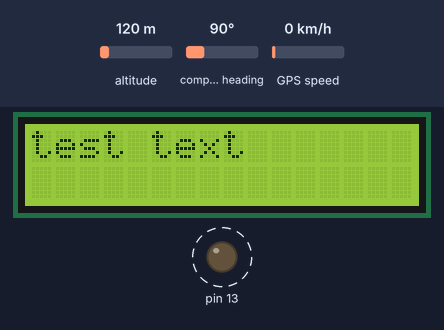
This sketch was run on a simulated Arduino Uno, built with avr-gcc and run on an emulated ATmega328P. Shown: 16×2 character LCD, output pins drawn as LEDs (lit = HIGH). Dashed ring = blinking. Inputs (shaded band) come from the test bench; at power-on: altitude 120 m, compass heading 90°, GPS speed 0 km/h. The GPS gets a fix after 3 s at 37.7749, -122.4194 with 8 satellites; what the sketch prints to the serial monitor is not drawn.

Above: at 0.1 s.
At 2.1 s:
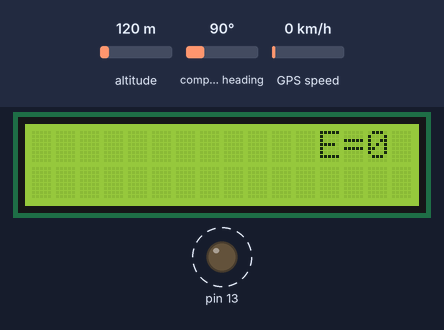
At 37.4 s:
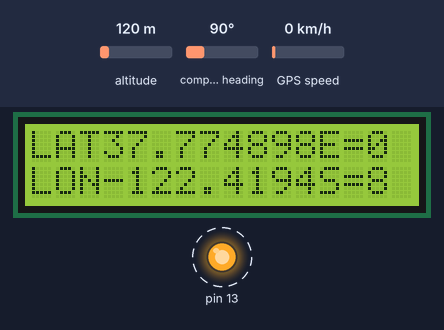
Timing chart, 0 to 40.0 s (numbered marks = the images above):
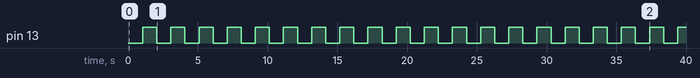

Measured:
- by itself, pin 13: alternates HIGH for 1.0 s and LOW for 1.0 s
- what the display in image 1 shows lasts 2.0 s, from 2.1 s to 4.1 s

The sketch:

trackingDevice_gpsAnd16x2Lcd.ino
```cpp
#include <TinyGPS.h>
#include <SoftwareSerial.h>
#include <LiquidCrystal.h>

TinyGPS gps;
SoftwareSerial ss(4, 3);
LiquidCrystal lcd(12, 11, 10, 9, 8, 7);

void setup()
{
  Serial.begin(115200);
  ss.begin(9600); //My GPS module has a baud rate of 9600
  lcd.begin(16, 2);
  lcd.print("test text");
  delay(1000);
  lcd.clear();

  pinMode(13, OUTPUT);

  Serial.print("Simple TinyGPS library v. "); Serial.println(TinyGPS::library_version());
  Serial.println("by Mikal Hart");
  Serial.println();
}

void loop()
{
  digitalWrite(13, !digitalRead(13));

  bool newData = false;
  unsigned long chars;
  unsigned short sentences, failed;

  // For one second we parse GPS data and report some key values
  for (unsigned long start = millis(); millis() - start < 1000;) {
    while (ss.available())
    {
      char c = ss.read();
      //Serial.write(c); // uncomment this line if you want to see the GPS data flowing
      if (gps.encode(c)) // Did a new valid sentence come in?
        newData = true;
    }
  }

  lcd.clear();

  if (newData) {
    float flat, flon;
    unsigned long age;
    gps.f_get_position(&flat, &flon, &age);
    lcd.setCursor(0, 0);
    lcd.print("LAT");
    lcd.print(flat == TinyGPS::GPS_INVALID_F_ANGLE ? 0.0 : flat, 6);
    lcd.setCursor(0, 1);
    lcd.print("LON");
    lcd.print(flon == TinyGPS::GPS_INVALID_F_ANGLE ? 0.0 : flon, 6);
    lcd.setCursor(12, 1);
    lcd.print("S=");
    lcd.print(gps.satellites() == TinyGPS::GPS_INVALID_SATELLITES ? 0 : gps.satellites());

    Serial.print(" PREC=");
    Serial.print(gps.hdop() == TinyGPS::GPS_INVALID_HDOP ? 0 : gps.hdop());
  }

  gps.stats(&chars, &sentences, &failed);
  Serial.print(" CHARS=");
  Serial.print(chars);
  Serial.print(" SENTENCES=");
  Serial.print(sentences);
  Serial.print(" CSUM ERR=");
  Serial.println(failed);
  if (chars == 0) {
    Serial.println("** No characters received from GPS: check wiring **");
    lcd.setCursor(12, 0);
    lcd.print("****");
  } else {
    lcd.setCursor(12, 0);
    lcd.print("E=");
    lcd.print(failed);
  }
}
```
